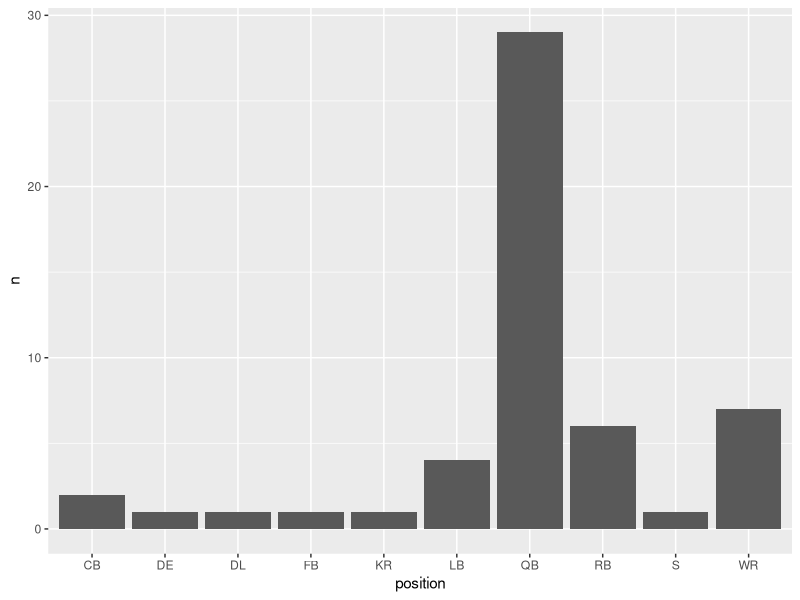

Reproduce this figure in R. (Note: this script raises an error after producing the figure.)
#install.packages('XML')
library(XML)
library(dplyr)
library(stringr)
library(magrittr)
library(tidyr)
library(ggplot2)

#read in data from github repository
mvp.data <- read.csv('Project2_tbl1.csv', header=T, stringsAsFactors = F)

#rename columns
str(mvp.data)
colnames(mvp.data) <- c('superbowlID', 'player', 'stats')
mvp.data

# parse column 2
mvp.data %<>% separate(player,c('name', 'position','team'),sep=",")

#trim artefacts from separate()
mvp.data$team <- str_trim(mvp.data$team, side="both")
mvp.data$position <- str_trim(mvp.data$position, side="both")

# standardize words - 
mvp.data$stats %<>% str_replace_all('touchdown[s]?', 'TD') %>% 
  str_replace_all('[Tt]wo', '2')



mvp.data$TD <- NA
mvp.data$yards<-NA


# this works but neecs to be generalized
for(i in 1:53){

    mvp.data$TD[i] <- str_extract(mvp.data$stats[i], '[[:digit:]] TD') %>%  str_replace('TD','') %>% as.integer()
    mvp.data$yards[i] <- str_extract(mvp.data$stats[i], '[[:digit:]]{2,3} yards') %>%  str_replace('yards','') %>% str_trim(side = 'both')
}
str(mvp.data)
mvp.data <- mvp.data %>% select(-stats)
mvp.data$yards <- as.integer(mvp.data$yards)
mvp.data$TD <- as.integer(mvp.data$TD)
# Data Analysis finding the players with the most MVP's, player with most 
#total touchdown and passing or rushing yardage, as well as a summary of 
#frequencies of which positions win the award most.

#players with more than one MVP
most.mvps <- mvp.data %>%  count(name) %>% arrange(desc(n)) %>% filter(n>1)
most.mvps

# players with the most passing yardage
top.QB.yards <- mvp.data %>% filter(position=='QB') %>% arrange(desc(yards)) %>% top_n(10)


# most yards for a non-QB
mvp.data %>% filter(position!='QB') %>% arrange(desc(yards)) %>% top_n(10)

# barpolot of position frequencies
mvp.data %>% group_by(position) %>% count() %>%  arrange(desc(n)) %>%  ggplot(aes(x=position,y=n)) + geom_bar(stat='identity')


##################### SD REULTS ######################################
site <- "http://www.espn.com/nfl/superbowl/history/winners"
SB.results = readHTMLTable(site, header=T, which=1,stringsAsFactors=F) %>% as_tibble()
colnames(SB.results) <- c('superbowlID','date','site','result')

SB.results2 <- SB.results %>%  slice(-1) %>% 
    separate(date, c('month','day','year')) %>%  
    separate(result, c('winner','loser'), sep=',')

SB.results2 %>% separate(winner, c('team','score'), regex=("([[:alpha:]]{1,3})[[:space:]]*([[:digit:]]*)"))

#good for score 
SB.results2 %>% separate(winner, c('team','score'), sep="[^[:digit:]]+")


#closer
SB.results2 %>% separate(winner, c('team','score'), sep=" +[:digit:]")


str_split(SB.results2$winner, "[^[:digit:]]+")
unlist(str_match_all(SB.results$winner, '[:alpha:]+'))

#  Create columns for 
#Super Bowl ID, MVP name, position, Team, TDs scored/yards passing//yards rushing/sacks or turnovers



#####################################################################################################
##############################TABLE 2################################################################
#-overall current distribution, trends by state, overall trends
raw.dat <- read.csv('Project2_tbl2.csv', header=T, stringsAsFactors = F) %>% as_tibble()
month.level <- c('Jan','Feb','Mar','Apr','May','Jun','Jul','Aug','Sep','Oct','Nov','Dec')
colnames(raw.dat) <- c('State','SizeRank', month.level)
raw.dat2 <- raw.dat %>%  gather('MOY', 'n',3:14)

str(raw.dat2$MOY)
raw.dat2$MOY <- factor(raw.dat2$MOY, levels=month.level)
# top states 
raw.dat2 %>% group_by(State) %>% summarise(meanPrice=mean(n)) %>%  arrange(desc(meanPrice)) 
#barplot of top ten plus average

# Look at seasonality effects
test <- raw.dat2 %>% group_by(MOY) %>%  
            summarize(n=mean(n)) %>% arrange(as.numeric(MOY))
# why the fuck does the x axis            
ggplot(test,aes(x=MOY,y=n)) + geom_bar(stat='identity') 




# Trends by state 
# look at 5 largest states 
tt <- raw.dat2 %>% filter(SizeRank %in% 1:5)
tt  %>% group_by(MOY,State) %>%  
  summarize(n=mean(n)) %>% arrange(as.numeric(MOY))
